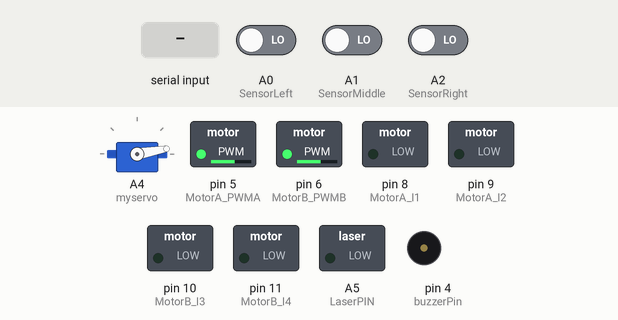
This sketch was run on a simulated Arduino Uno, built with avr-gcc and run on an emulated ATmega328P. On the bench: servo, switched loads named in the sketch (green lamp = pin HIGH), buzzer (waves = sounding). Inputs (shaded band) come from the test bench; at power-on: A0 (SensorLeft) LOW, A1 (SensorMiddle) LOW, A2 (SensorRight) LOW. Random numbers use the default seed unless the sketch sets one.

Above: at 1.2 s.
1.3 s: "A" received over Serial
At 3.5 s:
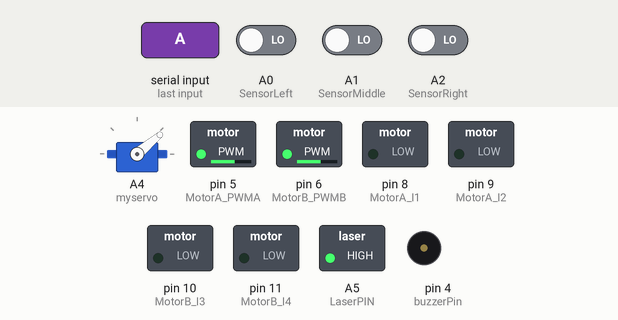
4.3 s: "W" received over Serial
At 5.1 s:
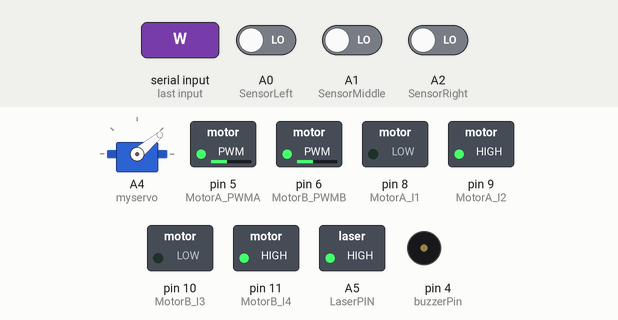
8.8 s: "D" received over Serial
At 11.6 s:
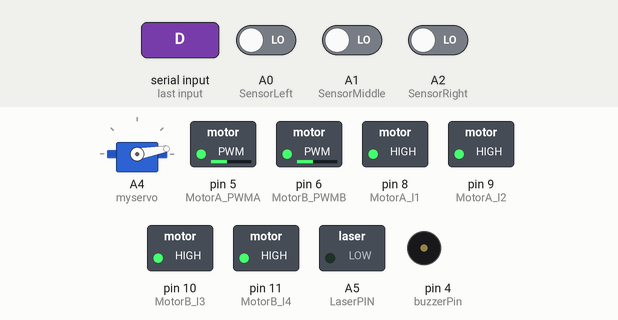
11.8 s: "A" received over Serial
At 15.2 s:
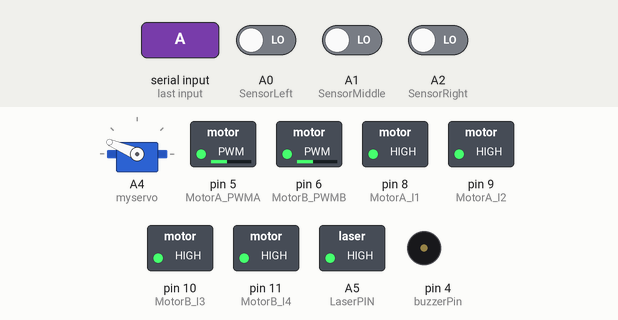
Timing chart, 0 to 15.8 s (numbered marks = the images above; inputs shaded):
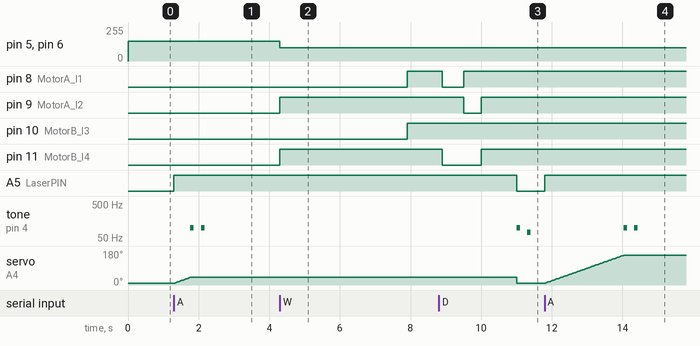

Measured:
- after the input at 1.3 s, A5 (LaserPIN): LOW → HIGH at once; tone on pin 4 (buzzerPin): alternates 100 Hz for 0.10 s and silent for 0.20 s, 4 changes in all, then stays silent, starting after 0.47 s; servo on A4 (myservo): moves from 10° to 40° over 0.42 s, starting at once
- after the input at 4.3 s, pin 5 (MotorA_PWMA), pin 6 (MotorB_PWMB): 150/255 → 100/255 at once; pin 8 (MotorA_I1), pin 10 (MotorB_I3): LOW → HIGH after 3.6 s; pin 9 (MotorA_I2), pin 11 (MotorB_I4): LOW → HIGH at once
- after the input at 8.8 s, A5 (LaserPIN): HIGH → LOW after 2.2 s; tone on pin 4 (buzzerPin): silent → 100 Hz after 2.2 s, → silent 0.10 s later, → 75 Hz 0.20 s later, → silent 0.10 s later; servo on A4 (myservo): 40° → 10° after 2.2 s
- after the input at 11.8 s, A5 (LaserPIN): LOW → HIGH at once; tone on pin 4 (buzzerPin): alternates 100 Hz for 0.10 s and silent for 0.20 s, 4 changes in all, then stays silent, starting after 2.2 s; servo on A4 (myservo): moves from 10° to 157° over 2.2 s, starting at once

The sketch:

e94091071_final.ino
```cpp
// L298N 馬達驅動板
// 宣告 MotorA 為右邊
// 宣告 MotorB 為左邊

#define MotorA_I1     8  //定義 I1 接腳
#define MotorA_I2     9  //定義 I2 接腳
#define MotorB_I3    10  //定義 I3 接腳
#define MotorB_I4    11  //定義 I4 接腳
#define MotorA_PWMA    5  //定義 PWMA (PWM調速) 接腳
#define MotorB_PWMB    6  //宣告 PWMB (PWM調速) 接腳

#define SensorLeft    A0  //定義 左感測器 輸入腳
#define SensorMiddle  A1  //定義 中感測器 輸入腳
#define SensorRight   A2  //定義 右感測器 輸入腳
int off_track = 0;

#define LaserPIN A5

const int buzzerPin = 4;

bool go=false;
bool decide=false;
bool servoOn=false;

#include <Servo.h>
Servo myservo;
int pos;


void setup()
{
  Serial.begin(9600);

  pinMode(MotorA_I1,OUTPUT);
  pinMode(MotorA_I2,OUTPUT);
  pinMode(MotorB_I3,OUTPUT);
  pinMode(MotorB_I4,OUTPUT);
  pinMode(MotorA_PWMA,OUTPUT);
  pinMode(MotorB_PWMB,OUTPUT);

  analogWrite(MotorA_PWMA,150);    //設定馬達 (右) 轉速
  analogWrite(MotorB_PWMB,150);    //設定馬達 (左) 轉速

  pinMode(LaserPIN,OUTPUT);
  digitalWrite(LaserPIN, LOW);

  pinMode(LaserPIN,OUTPUT);

  pinMode(SensorLeft,   INPUT);
  pinMode(SensorMiddle, INPUT);
  pinMode(SensorRight,  INPUT);


  myservo.attach(A4);
  myservo.write(10);

  randomSeed(analogRead(A0));


}

void finish(int pin){
  tone(pin, 100, 100);
  delay(300);
  tone(pin, 100, 100);
  delay(300);
  noTone(pin);
  }

void cancel(int pin){
  tone(pin, 100, 100);
  delay(300);
  tone(pin, 75, 100);
  delay(300);
  noTone(pin);
  }


void advance(int a)    // 前進
{
    digitalWrite(MotorA_I1,HIGH);
    digitalWrite(MotorA_I2,LOW);
    digitalWrite(MotorB_I3,HIGH);
    digitalWrite(MotorB_I4,LOW);
    delay(a * 100);
}

void turnR(int d)    //右轉
{
    digitalWrite(MotorA_I1,LOW);
    digitalWrite(MotorA_I2,HIGH);
    digitalWrite(MotorB_I3,HIGH);
    digitalWrite(MotorB_I4,LOW);
    delay(d * 100);
}

void turnL(int e)    //右轉
{
    digitalWrite(MotorA_I1,HIGH);
    digitalWrite(MotorA_I2,LOW);
    digitalWrite(MotorB_I3,LOW);
    digitalWrite(MotorB_I4,HIGH);
    delay(e * 100);
}

void stopRL(int f)  //停止
{
    digitalWrite(MotorA_I1,HIGH);
    digitalWrite(MotorA_I2,HIGH);
    digitalWrite(MotorB_I3,HIGH);
    digitalWrite(MotorB_I4,HIGH);
    delay(f * 100);
}

void back(int g)    //後退
{
    digitalWrite(MotorA_I1,LOW);
    digitalWrite(MotorA_I2,HIGH);
    digitalWrite(MotorB_I3,LOW);
    digitalWrite(MotorB_I4,HIGH);
    delay(g * 100);
}

void linetracking()
{   int SL = digitalRead(SensorLeft);
  int SM = digitalRead(SensorMiddle);
  int SR = digitalRead(SensorRight);

  if((SM == LOW) && (SL == LOW) && (SR == LOW))  // 小車脫離黑線
  {
    analogWrite(MotorA_PWMA,100);    //設定馬達 (右) 轉速
    analogWrite(MotorB_PWMB,100);    //設定馬達 (左) 轉速
   if(off_track < 3)
    {
      switch(off_track)
      {
        case 0:
          back(1);
          break;

        case 1:
          turnR(1);
          break;

        case 2:
          turnL(2);
          break;
      }
      off_track++;
    }
    else
    {
      stopRL(0);
    }
  }
  else
  {
    off_track = 0;

    if(SM == HIGH)  //中感測器在黑色區域
    {
      digitalWrite(LaserPIN, LOW);
      if((SL == LOW) && (SR == HIGH))  // 左白右黑, 車體偏右校正
      {
        analogWrite(MotorA_PWMA,90);    //設定馬達 (右) 轉速
        analogWrite(MotorB_PWMB,100);    //設定馬達 (左) 轉速
        advance(0);
      }
      else if((SL == HIGH) && (SR == LOW))  // 左黑右白, 車體偏左校正
      {
        analogWrite(MotorA_PWMA,100);    //設定馬達 (右) 轉速
        analogWrite(MotorB_PWMB,90);    //設定馬達 (左) 轉速
        advance(0);
      }
      else  // 其他, 直走
      {
        analogWrite(MotorA_PWMA,100);    //設定馬達 (右) 轉速
        analogWrite(MotorB_PWMB,100);    //設定馬達 (左) 轉速
        advance(0);
      }
    }
    else // SM == LOW 表示中感測器在白色區域, 車體已大幅偏離黑線
    {
     digitalWrite(LaserPIN, HIGH);
     if((SL == LOW) && (SR == HIGH))  // 左白右黑, 車體快速右轉
      {
        analogWrite(MotorA_PWMA,100);    //設定馬達 (右) 轉速
        analogWrite(MotorB_PWMB,100);    //設定馬達 (左) 轉速
        turnR(0);
      }
      else if((SL == HIGH) && (SR == LOW))  // 左黑右白, 車體快速左轉
      {
        analogWrite(MotorA_PWMA,100);    //設定馬達 (右) 轉速
        analogWrite(MotorB_PWMB,100);    //設定馬達 (左) 轉速
        turnL(0);
      }
    }
  }
}


void choice(int j)  //選擇前進距離
{
    if(!go)
        {
        linetracking();
        delay(j*100);
        stopRL(10);
        turnR(6);
        advance(5);
        stopRL(10);
        go=true;}
    else
       {
        stopRL(0);
        go=true;}
}

void servo()   //隨機停下servo
{
  int a=random(0,2);
  if(a==0)
  {
    int b=random(11,181);
    for(pos = 10; pos <= b; pos += 1)
  { myservo.write(pos);
    delay(15);
    }
  }
  else
  {
    int b=random(10,180);
    for(pos = 10; pos <= 180; pos += 1)
  {
    myservo.write(pos);
    delay(15);
  }
  for(pos = 180; pos>=b; pos-=1)
  {
    myservo.write(pos);
    delay(15);
  }
  }
}


void loop()
{
  int cmd = Serial.read();  // 讀取藍芽訊號並於下方進行判斷


  switch(cmd)  // 執行藍芽對應指令
  {
    case 'W':// 前進並隨機選擇距離
      if(!decide)
      {
        int t=random(1,4);
        if(t==1)
          choice(10);
        else if(t==2)
          choice(20);
        else
          choice(35);
        decide=true;
      }
      else
        delay(100);
        break;

    case 'A':  // servo旋轉並隨機停下
      digitalWrite(LaserPIN, HIGH);
      if(!servoOn)
      {
       servo();
       finish(buzzerPin);
       servoOn=true;
       }
      else
        delay(100);
      break;

    case 'D':  // 關閉laser 重置servo
      digitalWrite(LaserPIN, LOW);
      myservo.write(10);
      cancel(buzzerPin);
      servoOn=false;
      break;

    case 'S':// 重新選擇前進距離
      decide=false;
      go=false;
      cancel(buzzerPin);
      break;

  }
}
```
